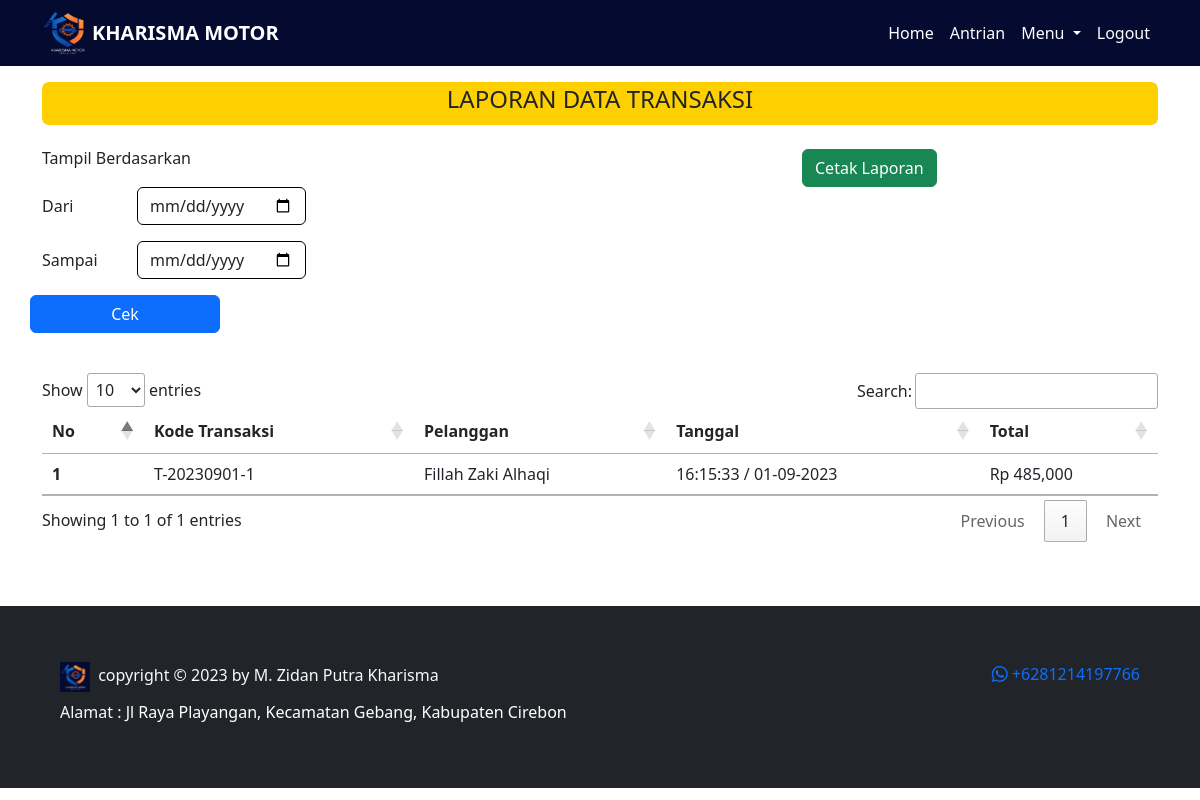
/kelola/laporan.php (signed in), run on an earlier commit of the app's database.
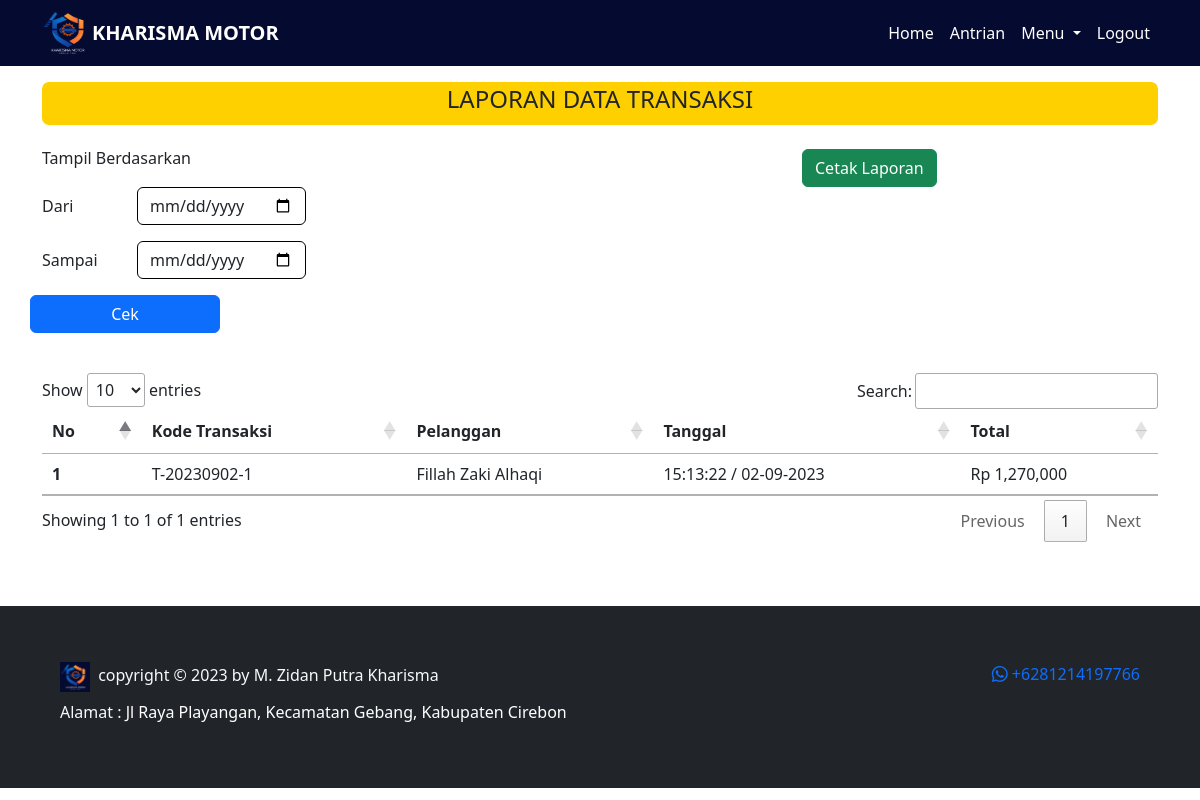
And on a later commit of the database.
### tables this page shows
CREATE TABLE `antrian` (
  `id_antrian` int(11) NOT NULL,
  `id_kendaraan` int(11) NOT NULL,
  `no_antrian` varchar(20) NOT NULL,
  `nama_pelanggan` varchar(100) NOT NULL,
  `no_hp` varchar(20) NOT NULL,
  `tanggal` timestamp NOT NULL DEFAULT current_timestamp(),
  `nopol` varchar(50) NOT NULL,
  `alamat` text NOT NULL,
  `status` varchar(50) NOT NULL
);

CREATE TABLE `transaksi` (
  `idtransaksi` int(11) NOT NULL,
  `idantrian` int(11) NOT NULL,
  `idservis` int(11) DEFAULT NULL,
  `idsparepart` int(11) DEFAULT NULL,
  `kode_transaksi` varchar(50) NOT NULL,
  `tanggal_pelunasan` timestamp NOT NULL DEFAULT current_timestamp() ON UPDATE current_timestamp(),
  `status_transaksi` varchar(20) NOT NULL
);

### controller/function.php (called while the page is built, shortened)
<?php
$conn = mysqli_connect("localhost", "root", "", "kharisma_motor");
function query($query)
{
    global $conn;
    $result = mysqli_query($conn, $query);
    $rows = [];
    while ($row = mysqli_fetch_assoc($result)) {
        $rows[] = $row;
    }
    return $rows;
}
function jumlah_data($data)
{
    global $conn;
    $query = mysqli_query($conn, $data);
    $jumlah_data = mysqli_num_rows($query);
    return $jumlah_data;
}
?>

### controller/controller_transaksi.php (called while the page is built, shortened)
<?php
    require_once('function.php');
    function total($id, $data) {
        $total = 0;
        foreach($data as $da) {
            if($da['idservis'] != NULL) {
                $idservis = $da['idservis'];
                $datser = query("SELECT * FROM servis WHERE idservis = $idservis")[0];
                $total += $datser['harga_jasa'];
            } elseif($da['idsparepart'] != NULL) {
                $idsparepart = $da['idsparepart'];
                $dahar = query("SELECT * FROM harga_sparepart WHERE idkendaraan = $id AND idsparepart = $idsparepart")[0];
                $total += $dahar['harga'];
            }
        }
        return $total;
    }
?>

### kelola/laporan.php (the view, shortened to what the changed rows need)
<?php
    require_once "../controller/controller_transaksi.php";
    $antrian = query("SELECT * FROM antrian");
?>
<!DOCTYPE html>
<html lang="en">
<head>
    <link href="https://cdn.jsdelivr.net/npm/bootstrap@5.3.0/dist/css/bootstrap.min.css" rel="stylesheet"
>
    <link rel="stylesheet" href="https://cdn.jsdelivr.net/npm/bootstrap-icons@1.10.5/font/bootstrap-icons.css">
    <link rel="stylesheet" href="../style.css">
    <link rel="stylesheet" href="https://cdn.datatables.net/1.13.4/css/jquery.dataTables.min.css">
</head>
<body>
    <div class="container">
        <div class="content py-3">
            <table class="table table-hover" id="example">
                <thead>
                    <tr>
                        <th scope="col">No</th>
                        <th scope="col">Kode Transaksi</th>
                        <th scope="col">Pelanggan</th>
                        <th scope="col">Tanggal</th>
                        <th scope="col">Total</th>
                    </tr>
                </thead>
                <tbody>
                    <?php
                        $i = 1;
                        foreach($antrian as $ant) :
                            $idantrian = $ant['id_antrian'];
                            $jumlah = jumlah_data("SELECT * FROM transaksi WHERE idantrian = $idantrian");
                            if($jumlah > 0 ) :
                                $transaksi = query("SELECT * FROM transaksi WHERE idantrian = $idantrian");
                                $idkendaraan = $ant['id_kendaraan'];
                                    if($transaksi[0]['status_transaksi'] == "Lunas") :
                                        $total = total($idkendaraan, $transaksi);
                                        $tanggal =  date("H:i:s / d-m-Y", strtotime($transaksi[0]['tanggal_pelunasan']));
                    ?>
                        <tr>
                            <th scope="row"><?= $i; ?></th>
                            <td><?= $transaksi[0]['kode_transaksi']; ?></td>
                            <td><?= $ant['nama_pelanggan']; ?></td>
                            <td><?= $tanggal; ?></td>
                            <td>Rp <?= number_format($total); ?></td>
                        </tr>
                    <?php
                                    $i++;
                                endif;
                            endif;
                        endforeach;
                    ?>
                </tbody>
            </table>
        </div>
    </div>
</body>
</html>

What changed in the data, as far as the page shows it:
changed antrian "Fillah Zaki Alhaqi": transaksi.kode_transaksi "T-20230901-1" → "T-20230902-1"; transaksi.tanggal_pelunasan "16:15:33 / 01-09-2023" → "15:13:22 / 02-09-2023"; total "485,000" → "1,270,000"
